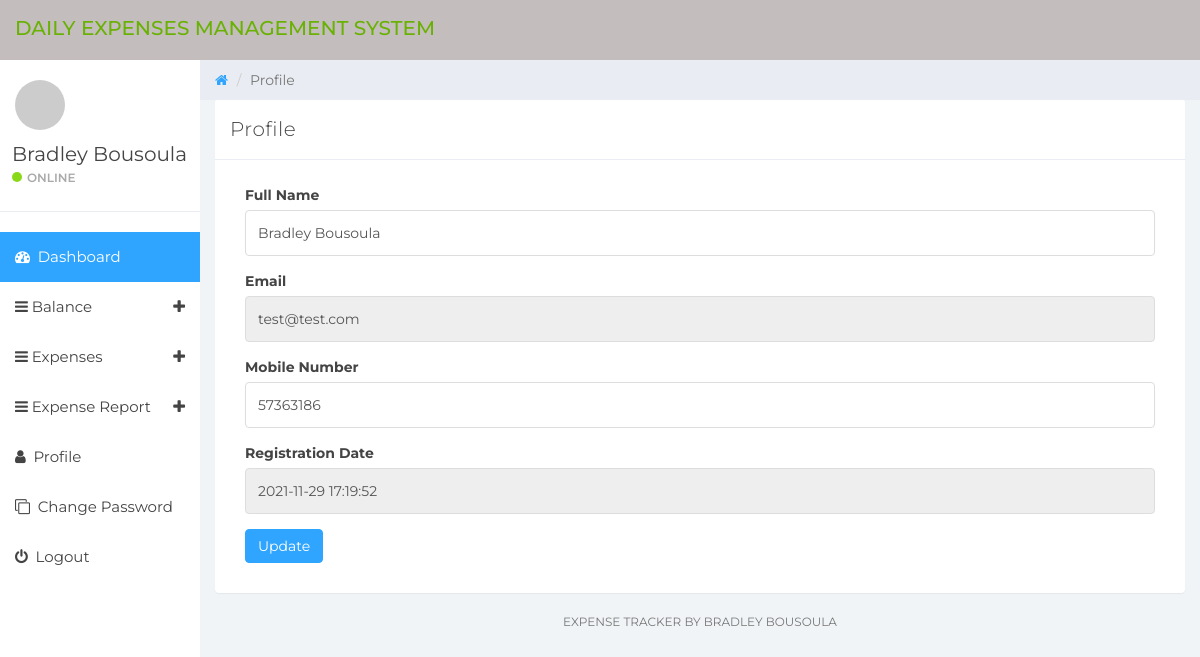
The page /user-profile.php (signed in) on the database its author committed.
### tables this page shows
CREATE TABLE IF NOT EXISTS `tbluser` (
  `ID` int(10) NOT NULL AUTO_INCREMENT,
  `FullName` varchar(150) DEFAULT NULL,
  `Email` varchar(200) DEFAULT NULL,
  `MobileNumber` bigint(8) DEFAULT NULL,
  `Password` varchar(200) DEFAULT NULL,
  `RegDate` timestamp NOT NULL DEFAULT CURRENT_TIMESTAMP,
  PRIMARY KEY (`ID`)
);

### user-profile.php (the view, shortened to what this page needs)
<?php
if (strlen($_SESSION['detsuid']==0)) {
  header('location:logout.php');
  } else{
  ?>
<!DOCTYPE html>
<html>
<head>
	<link href="css/bootstrap.min.css" rel="stylesheet">
	<link href="css/font-awesome.min.css" rel="stylesheet">
	<link href="css/datepicker3.css" rel="stylesheet">
	<link href="css/styles.css" rel="stylesheet">
</head>
<body>
	<?php include_once('includes/header.php');?>
	<?php include_once('includes/sidebar.php');?>
	<div class="col-sm-9 col-sm-offset-3 col-lg-10 col-lg-offset-2 main">
		<div class="row">
			<ol class="breadcrumb">
				<li><a href="#">
					<em class="fa fa-home"></em>
				</a></li>
				<li class="active">Profile</li>
			</ol>
		</div>
		<div class="row">
			<div class="col-lg-12">
				<div class="panel panel-default">
					<div class="panel-heading">Profile</div>
					<div class="panel-body">
						<div class="col-md-12">
							 <?php
$userid=$_SESSION['detsuid'];
$ret=mysqli_query($con,"select * from tbluser where ID='$userid'");
while ($row=mysqli_fetch_array($ret)) {
?>
							<form role="form" method="post" action="">
								<div class="form-group">
									<label>Full Name</label>
									<input class="form-control" type="text" value="<?php  echo $row['FullName'];?>" name="fullname" required="true">
								</div>
								<div class="form-group">
									<label>Email</label>
<input type="email" class="form-control" name="email" value="<?php  echo $row['Email'];?>" required="true" readonly="true">
								</div>
								<div class="form-group">
									<label>Mobile Number</label>
									<input class="form-control" type="text" value="<?php  echo $row['MobileNumber'];?>" required="true" name="contactnumber" maxlength="10">
								</div>
								<div class="form-group">
									<label>Registration Date</label>
									<input class="form-control" name="regdate" type="text" value="<?php  echo $row['RegDate'];?>" readonly="true">
								</div>
								<div class="form-group has-success">
									<button type="submit" class="btn btn-primary" name="submit">Update</button>
								</div>
								</div>
								<?php } ?>
						</div>
					</div>
				</div>
			</div>
			<?php include_once('includes/footer.php');?>
		</div>
</body>
</html>
<?php }  ?>

### includes/sidebar.php (shortened to what this page needs)
<?php
include('includes/dbconnection.php');
?>
<div id="sidebar-collapse" class="col-sm-3 col-lg-2 sidebar">
        <div class="profile-sidebar">
            <div class="profile-userpic">
                <img src="http://placehold.it/50/30a5ff/fff" class="img-responsive" alt="">
            </div>
            <div class="profile-usertitle">
                <?php
$uid=$_SESSION['detsuid'];
$ret=mysqli_query($con,"select FullName from tbluser where ID='$uid'");
$row=mysqli_fetch_array($ret);
$name=$row['FullName'];
?>
                <div class="profile-usertitle-name"><?php echo $name; ?></div>
                <div class="profile-usertitle-status"><span class="indicator label-success"></span>Online</div>
            </div>
        </div>
        <ul class="nav menu">
            <li class="active"><a href="dashboard.php"><em class="fa fa-dashboard">&nbsp;</em> Dashboard</a></li>
            <li class="parent "><a data-toggle="collapse" href="#sub-item-1">
                <em class="fa fa-navicon">&nbsp;</em>Balance <span data-toggle="collapse" href="#sub-item-1" class="icon pull-right"><em class="fa fa-plus"></em></span>
                </a>
            </li>
            <li class="parent "><a data-toggle="collapse" href="#sub-item-2">
                <em class="fa fa-navicon">&nbsp;</em>Expenses <span data-toggle="collapse" href="#sub-item-2" class="icon pull-right"><em class="fa fa-plus"></em></span>
                </a>
            </li>
  <li class="parent "><a data-toggle="collapse" href="#sub-item-3">
                <em class="fa fa-navicon">&nbsp;</em>Expense Report <span data-toggle="collapse" href="#sub-item-3" class="icon pull-right"><em class="fa fa-plus"></em></span>
                </a>
            </li>
            <li><a href="user-profile.php"><em class="fa fa-user">&nbsp;</em> Profile</a></li>
             <li><a href="change-password.php"><em class="fa fa-clone">&nbsp;</em> Change Password</a></li>
<li><a href="logout.php"><em class="fa fa-power-off">&nbsp;</em> Logout</a></li>
        </ul>
    </div>

### css/styles.css (style rules this page uses)
body { background: #f1f4f7; padding-top: 60px; font-size: 14px; color: #444444; font-family: "Montserrat", "Helvetica Neue", Helvetica, Arial, sans-serif; }
a, a:hover, a:focus { color: #30a5ff; }
input.form-control { border: 1px solid #ddd; box-shadow: none; height: 46px; }
.btn-primary, .btn-primary:hover, .btn-primary:focus, .btn-primary:active, .btn-primary.active, .open > .dropdown-toggle.btn-primary, .btn-primary.disabled, .btn-primary[disabled], fieldset[disabled] .btn-primary, .btn-primary.disabled:hover, .btn-primary[disabled]:hover, fieldset[disabled] .btn-primary:hover, .btn-primary.disabled:focus, .btn-primary[disabled]:focus, fieldset[disabled] .btn-primary:focus, .btn-primary.disabled:active, .btn-primary[disabled]:active, fieldset[disabled] .btn-primary:active, .btn-primary.disabled.active, .btn-primary[disabled].active, fieldset[disabled] .btn-primary.active { background-color: #30a5ff; border-color: #30a5ff; }
.label-success { background-color: #8ad919; }
.panel { border: 0; }
.panel-heading { font-size: 20px; font-weight: 300; letter-spacing: 0.025em; height: 60px; line-height: 38px; }
.panel-default .panel-heading { background: #fff; border-bottom: 1px solid #e9ecf2; color: #444444; }
.sidebar { display: block; padding: 0; display: none; box-shadow: none; background: #fff; }
.sidebar ul { margin: 20px 0px; }
@media (min-width: 768px) { .sidebar { display: block; position: fixed; top: 60px; bottom: 0; left: 0; z-index: 1000; display: block; margin: 0; padding: 0; overflow-x: hidden; overflow-y: auto; } }
.sidebar ul.nav .active a, .sidebar ul.nav li.parent a.active, .sidebar ul.nav .active > a:hover, .sidebar ul.nav li.parent a.active:hover, .sidebar ul.nav .active > a:focus, .sidebar ul.nav li.parent a.active:focus { color: #fff; background-color: #30a5ff; }
.sidebar ul.nav li a { height: 50px; font-size: 15px; line-height: 2em; color: #444444; }
.profile-sidebar { padding: 10px 0; border-bottom: 1px solid #e9ecf2; }
.indicator { width: 10px; height: 10px; display: inline-block; border-radius: 9999px; margin-right: 5px; }
.profile-userpic img { float: left; margin: 10px 0px 0px 15px; width: 50px; height: 50px; border-radius: 9999px !important; }
.profile-usertitle { float: left; text-align: left; margin: 10px 0 0 12px; }
.profile-usertitle-name { font-size: 20px; margin-bottom: 0px; }
.profile-usertitle-status { text-transform: uppercase; color: #AAA; font-size: 12px; font-weight: 600; margin-bottom: 15px; }
.breadcrumb { border-radius: 0; padding: 10px 15px 10px 15px; background: #e9ecf2; margin: 0; }

### rows shown on the page
tbluser: FullName "Bradley Bousoula", fullname "Bradley Bousoula", email "test@test.com", contactnumber "57363186", regdate "2021-11-29 17:19:52"
